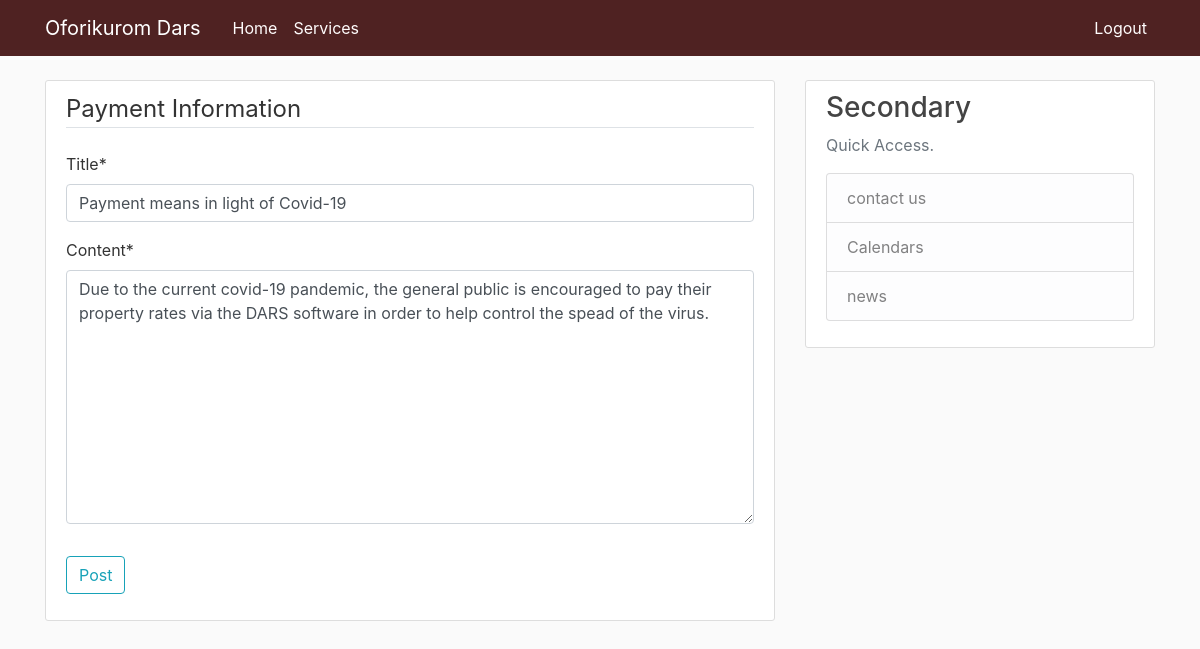
Page /post/8/update/ (signed in) on the committed database.
### Advertisement/models.py (models this page shows, shortened)
class Post(models.Model):
    title = models.CharField(max_length=100)
    content = models.TextField()
    date_posted = models.DateTimeField(default=timezone.now)
    Account_Name = models.CharField(max_length=150, default='1000gh')
    Bank_UC = models.CharField(max_length=150, default='1000gh')
    Card_Number = models.CharField(max_length=150, default='0000')
    CUL = models.CharField(max_length=150, default='0000')
    author = models.ForeignKey(User, on_delete=models.CASCADE)

### Advertisement/views.py (the view, shortened to what this page needs)
# urls.py: path('post/<int:pk>/update/', PostUpdateView.as_view(), name='post-update'),
class PostUpdateView(LoginRequiredMixin, UserPassesTestMixin, UpdateView):
    model = Post
    fields = ['title', 'content']
    def test_func(self):
        post = self.get_object()
        if self.request.user == post.author:
            return True
        return False

### Advertisement/templates/Advertisement/post_form.html (shortened to what this page needs)
{% extends "Advertisement/base.html" %}
{% load crispy_forms_tags %}
{% block content %}
    <div class="content-section">
        <form method="POST">
            <fieldset class="form-group">
                <legend class="border-bottom mb-4">Payment Information</legend>
                {{ form|crispy }}
            </fieldset>
            <div class="form-group">
                <button class="btn btn-outline-info" type="submit">Post</button>
            </div>
        </form>
    </div>
{% endblock content %}t %}

### Advertisement/static/Advertisement/main.css (style rules this page uses)
body { background: #fafafa; color: #333333; margin-top: 5rem; }
.content-section { background: #ffffff; padding: 10px 20px; border: 1px solid #dddddd; border-radius: 3px; margin-bottom: 20px; }

### rows in the picture
Post: title "Payment means in light of Covid-19", content "Due to the current covid-19 pandemic, the general public is encouraged to pay their property rates via the DARS software in order to help control the spead of the virus."
